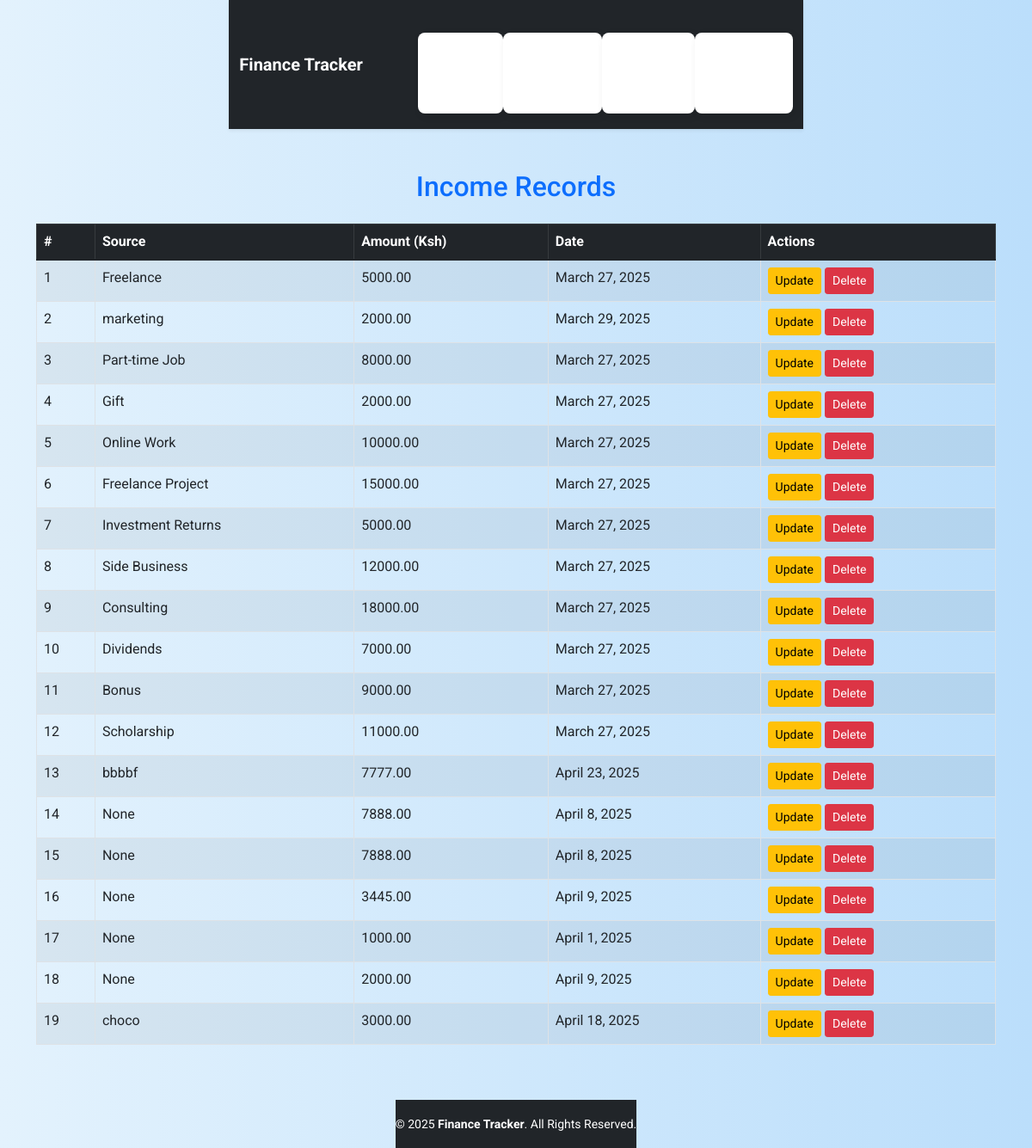
Page /income/ on the earlier database version.
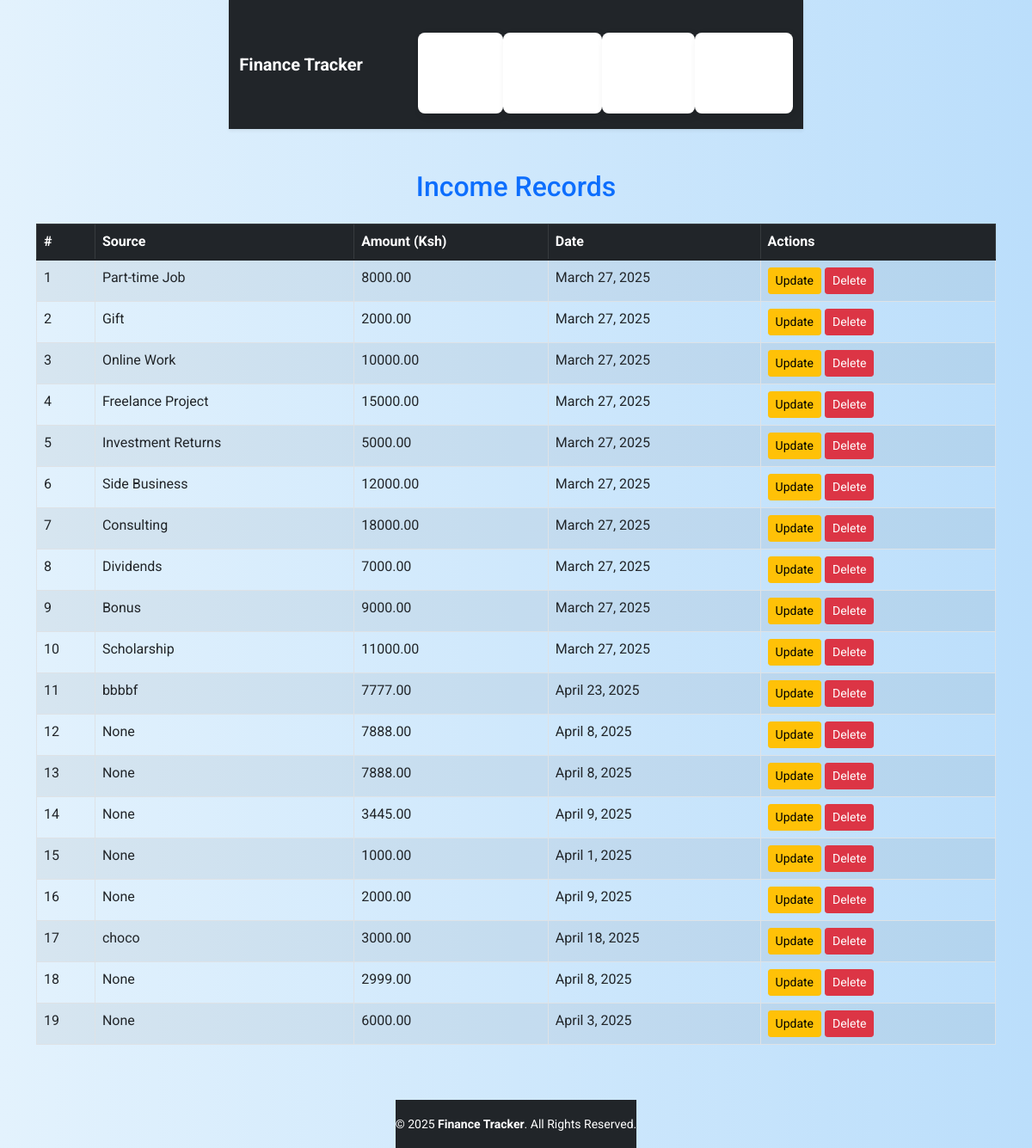
Same page on the later database version.
### tracker/models.py (models this page shows, shortened)
class Income(models.Model):
    source = models.CharField(max_length=100)
    amount = models.DecimalField(max_digits=10, decimal_places=2)
    date = models.DateField()
    description = models.CharField(max_length=100)

### tracker/views.py (the view)
# urls.py: path('income/', views.income_list, name='income_list'),
def income_list(request):
    incomes = Income.objects.all()
    return render(request, 'tracker/income_list.html', {'incomes': incomes})

### tracker/templates/tracker/income_list.html (shortened to what this page needs)
{% extends "base.html" %}
{% block content %}
    <h2 class="text-center text-primary mb-4">Income Records</h2>
    {% if incomes %}
        <div class="table-responsive">
            <table class="table table-striped table-bordered">
                <thead class="table-dark">
                    <tr>
                        <th>#</th>
                        <th>Source</th>
                        <th>Amount (Ksh)</th>
                        <th>Date</th>
                        <th>Actions</th>
                    </tr>
                </thead>
                <tbody>
                    {% for income in incomes %}
                        <tr>
                            <td>{{ forloop.counter }}</td>
                            <td>{{ income.source }}</td>
                            <td>{{ income.amount }}</td>
                            <td>{{ income.date }}</td>
                            <td>
                                <a href="{% url 'tracker:update_income' income.id %}" class="btn btn-warning btn-sm">Update</a>
                                <a href="{% url 'tracker:delete_income' income.id %}" class="btn btn-danger btn-sm">Delete</a>
                            </td>
                        </tr>
                    {% endfor %}
                </tbody>
            </table>
        </div>
    {% else %}
        <div class="alert alert-warning text-center" role="alert">
            No income records found.
        </div>
    {% endif %}
{% endblock %}

### tracker/templates/tracker/base.html (shortened to what this page needs)
{% load static %}
<!DOCTYPE html>
<html lang="en">
<head>
    <link rel="stylesheet" href="https://cdn.jsdelivr.net/npm/bootstrap@5.1.3/dist/css/bootstrap.min.css">
    <link rel="stylesheet" href="{% static 'css/style.css' %}">
</head>
<body style="font-family: 'Roboto', sans-serif;">
    <header>
        <nav class="navbar navbar-expand-lg navbar-dark bg-dark shadow-sm">
            <div class="container-fluid">
                <a class="navbar-brand fw-bold" href="#">Finance Tracker</a>
                <div class="collapse navbar-collapse justify-content-end" id="navbarNav">
                    <ul class="navbar-nav">
                        <li class="nav-item">
                            <a class="nav-link active" aria-current="page" href="{% url 'tracker:income_list' %}">Income</a>
                        </li>
                        <li class="nav-item">
                            <a class="nav-link" href="{% url 'tracker:expense_list' %}">Expenses</a>
                        </li>
                        <li class="nav-item">
                            <a class="nav-link" href="{% url 'tracker:add_income' %}">Add Income</a>
                        </li>
                        <li class="nav-item">
                            <a class="nav-link" href="{% url 'tracker:add_expense' %}">Add Expense</a>
                        </li>
                    </ul>
                </div>
            </div>
        </nav>
    </header>
    <main class="container mt-5">
        {% block content %}
        {% endblock %}
    </main>
    <footer class="bg-dark text-white text-center py-3 mt-5">
        <small>&copy; 2025 <strong>Finance Tracker</strong>. All Rights Reserved.</small>
    </footer>
</body>
</html>

### tracker/static/style.css (style rules this page uses)
body { font-family: "Poppins", Arial, sans-serif; margin: 0; padding: 0; background: linear-gradient(to right, #e3f2fd, #bbdefb); color: #333; display: flex; flex-direction: column; align-items: center; }
ul { list-style-type: none; padding: 0; width: 90%; max-width: 600px; margin-top: 20px; }
li { background: white; padding: 15px; margin: 10px 0; border-radius: 8px; box-shadow: 3px 3px 10px rgba(0, 0, 0, 0.1); display: flex; justify-content: space-between; align-items: center; transition: transform 0.2s ease-in-out; }

Differences in the rows shown:
removed Income: source "Freelance", amount "5000.00", date "March 27, 2025"
removed Income: source "marketing", amount "2000.00", date "March 29, 2025"
added Income: source "None", amount "2999.00", date "April 8, 2025"
added Income: source "None", amount "6000.00", date "April 3, 2025"
